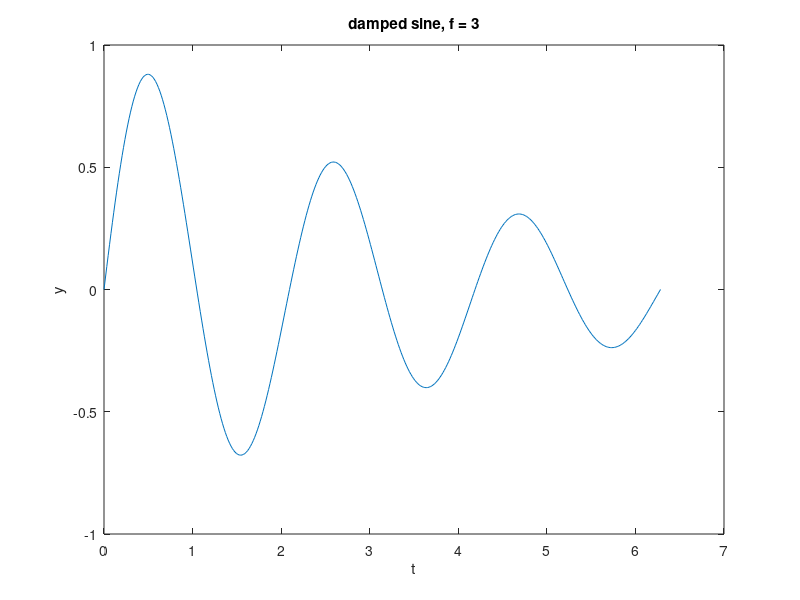

MATLAB code to generate this figure:
%[text] # Damped Oscillator
%[text] A plain-text **live-script** `.m` document, imported by ReRun as a
%[text] reactive notebook. Prose becomes text cells; code becomes DAG-analyzed
%[text] code cells. See the [format spec](https://www.mathworks.com/help/matlab/matlab_prog/plain-text-file-format-for-live-scripts.html).
%[text]
%[text] ## Parameters
%[text] The frequency and damping below are driven by controls in the source
%[text] live script. For this import they splice to their default values.
f = 3; %[control:slider:freq01]{"position":[5,5]}

tau = 4; %[control:slider:damp01]{"position":[7,7]}
%[text]
%[text] ## Signal
%[text] A damped sine over one span of `t`:
t = linspace(0, 2*pi, 400);
y = sin(f*t) .* exp(-t/tau);
%[output:ignored99]
%[text] ## Plot
%[text] Moving a control (Phase 2) would rerun only the cells downstream of it.
plot(t, y);
title(sprintf('damped sine, f = %d', f));
xlabel('t'); ylabel('y');
%[text]
%[text] ## Summary
%[text] The peak amplitude and a small results table:
%[text:table]
%[text] | quantity | value |
%[text] | --- | --- |
%[text] | samples | 400 |
%[text] | frequency | f |
%[text:table]
peak = max(y)

%[appendix]{"version":"1.0"}
%---
%[metadata:view]
%   data: {"layout":"inline","rightPanelPercent":20}
%---
%[control:slider:freq01]
%   data: {"defaultValue":4,"label":"frequency","max":10,"min":1,"step":1}
%---
%[control:slider:damp01]
%   data: {"defaultValue":6,"label":"damping","max":10,"min":1,"step":1}
%---
%[output:ignored99]
%   data: {"dataType":"text","outputData":{"text":"stale saved output — ReRun ignores this","truncated":false}}
%---
